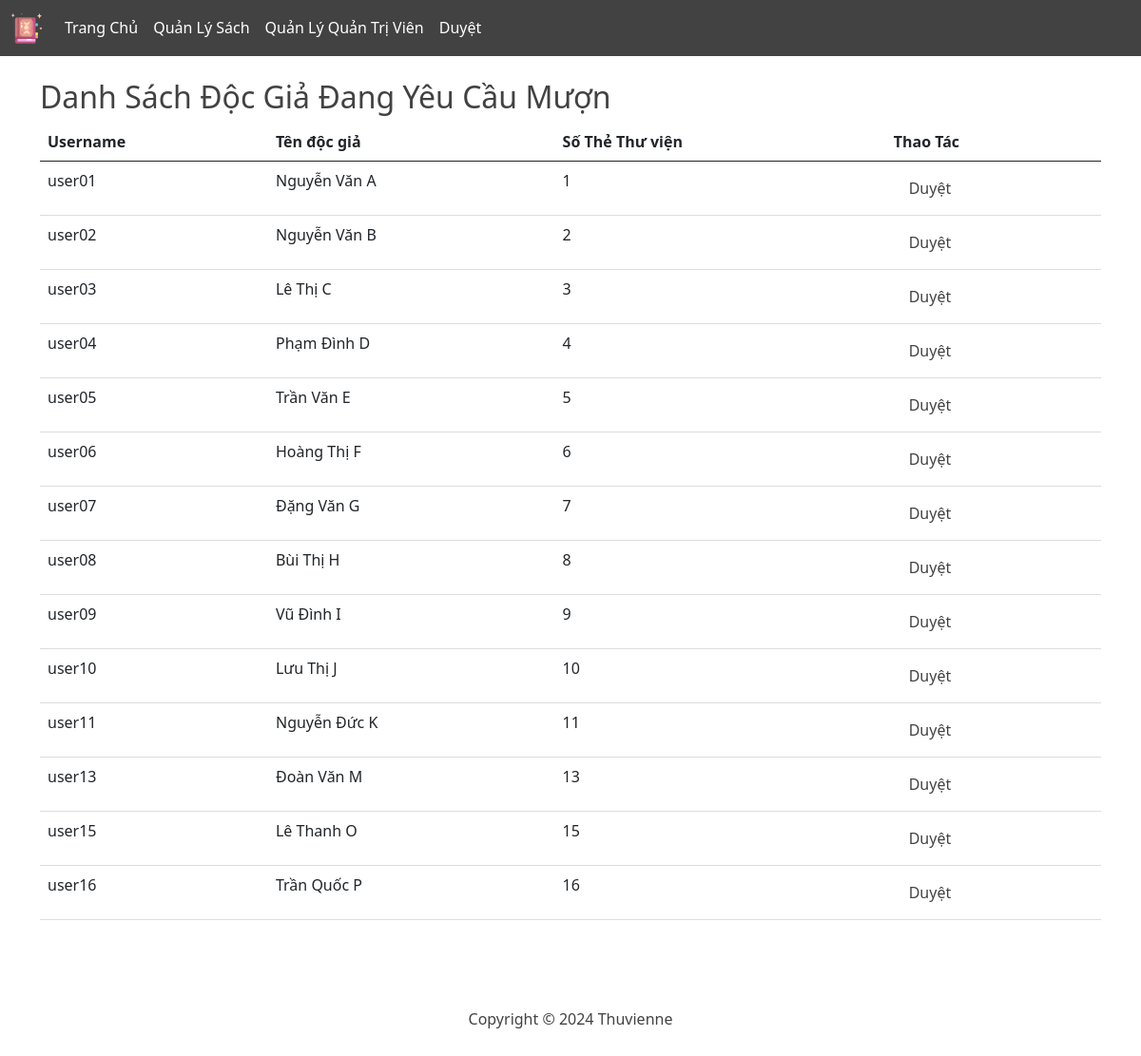
Screenshot of /pages/admin/dsyeucau.php with the database file from the repository.
### tables this page shows
CREATE TABLE `tk_docgia` (
  `USERNAME_DG` varchar(30) NOT NULL,
  `STT_THETV` int(11) NOT NULL,
  `TEN_LOAI` char(10) DEFAULT NULL,
  `TEN_DG` varchar(20) NOT NULL,
  `EMAIL_DG` varchar(30) NOT NULL,
  `NGAYSINH_DG` date NOT NULL,
  `PASSWORD_DG` char(10) NOT NULL,
  `DIEM` int DEFAULT 0
);

CREATE TABLE `the_thu_vien` (
  `STT_THETV` int(11) NOT NULL,
  `USERNAME_DG` varchar(30) NOT NULL,
  `NGAY_LAPTHE` date NOT NULL,
  `NGAY_HETHAN` date NOT NULL
);

### public/pages/admin/dsyeucau.php (the view)
<?php
require __DIR__ . '/../../../src/db/db_connect.php';
try {
    $query_dg = "
    SELECT  tk_docgia.TEN_DG,
            tk_docgia.USERNAME_DG,
            the_thu_vien.STT_THETV
    FROM TK_DOCGIA
    JOIN the_thu_vien ON tk_docgia.STT_THETV = the_thu_vien.STT_THETV
    JOIN PHANLOAI_TAIKHOAN ON tk_docgia.TEN_LOAI = PHANLOAI_TAIKHOAN.TEN_LOAI;
    ";
    $stmt_dg = $pdo->query($query_dg);
    $docgias = $stmt_dg->fetchAll(PDO::FETCH_ASSOC);
} catch (PDOException $e) {
    echo "Lỗi: " . $e->getMessage();
    exit();
}try {
    $query_dg = "
    SELECT  tk_docgia.TEN_DG,
            tk_docgia.USERNAME_DG,
            the_thu_vien.STT_THETV
    FROM TK_DOCGIA
    JOIN the_thu_vien ON tk_docgia.STT_THETV = the_thu_vien.STT_THETV
    JOIN PHANLOAI_TAIKHOAN ON tk_docgia.TEN_LOAI = PHANLOAI_TAIKHOAN.TEN_LOAI;
    ";
    $stmt_dg = $pdo->query($query_dg);
    $docgias = $stmt_dg->fetchAll(PDO::FETCH_ASSOC);
} catch (PDOException $e) {
    echo "Lỗi: " . $e->getMessage();
    exit();
}
?>
<!DOCTYPE html>
<html lang="en">
<?php require __DIR__ . '/../../../src/partials/header.php' ?>
<body>
<?php require __DIR__ . '/../../../src/partials/sub-header--admin.php' ?>
<main class="container mt-4">
    <h2>Danh Sách Độc Giả Đang Yêu Cầu Mượn</h2>
    <table class="table">
        <thead>
            <tr>
                <th>Username</th>
                <th>Tên độc giả</th>
                <th>Số Thẻ Thư viện</th>
                <th>Thao Tác</th>
            </tr>
        </thead>
        <tbody>
            <?php foreach ($docgias as $docgia) : ?>
                <tr>
                    <td><?= htmlspecialchars($docgia['USERNAME_DG']) ?></td>
                    <td><?= htmlspecialchars($docgia['TEN_DG']) ?></td>
                    <td><?= htmlspecialchars($docgia['STT_THETV']) ?></td>
                    <td><a class="nav-link" href="/admin/thaotac/duyet/?id=<?= $docgia['USERNAME_DG'] ?>">Duyệt</a></td>
                </tr>
            <?php endforeach; ?>
        </tbody>
    </table>
</main>
<?php require __DIR__ . '/../../../src/partials/footer.php' ?>
</body>
</html>

### rows the page displays
tk_docgia: USERNAME_DG "user01", TEN_DG "Nguyễn Văn A", STT_THETV.STT_THETV "1"
tk_docgia: USERNAME_DG "user02", TEN_DG "Nguyễn Văn B", STT_THETV.STT_THETV "2"
tk_docgia: USERNAME_DG "user03", TEN_DG "Lê Thị C", STT_THETV.STT_THETV "3"
tk_docgia: USERNAME_DG "user04", TEN_DG "Phạm Đình D", STT_THETV.STT_THETV "4"
tk_docgia: USERNAME_DG "user05", TEN_DG "Trần Văn E", STT_THETV.STT_THETV "5"
tk_docgia: USERNAME_DG "user06", TEN_DG "Hoàng Thị F", STT_THETV.STT_THETV "6"
tk_docgia: USERNAME_DG "user07", TEN_DG "Đặng Văn G", STT_THETV.STT_THETV "7"
tk_docgia: USERNAME_DG "user08", TEN_DG "Bùi Thị H", STT_THETV.STT_THETV "8"
tk_docgia: USERNAME_DG "user09", TEN_DG "Vũ Đình I", STT_THETV.STT_THETV "9"
tk_docgia: USERNAME_DG "user10", TEN_DG "Lưu Thị J", STT_THETV.STT_THETV "10"
tk_docgia: USERNAME_DG "user11", TEN_DG "Nguyễn Đức K", STT_THETV.STT_THETV "11"
tk_docgia: USERNAME_DG "user13", TEN_DG "Đoàn Văn M", STT_THETV.STT_THETV "13"
tk_docgia: USERNAME_DG "user15", TEN_DG "Lê Thanh O", STT_THETV.STT_THETV "15"
tk_docgia: USERNAME_DG "user16", TEN_DG "Trần Quốc P", STT_THETV.STT_THETV "16"
